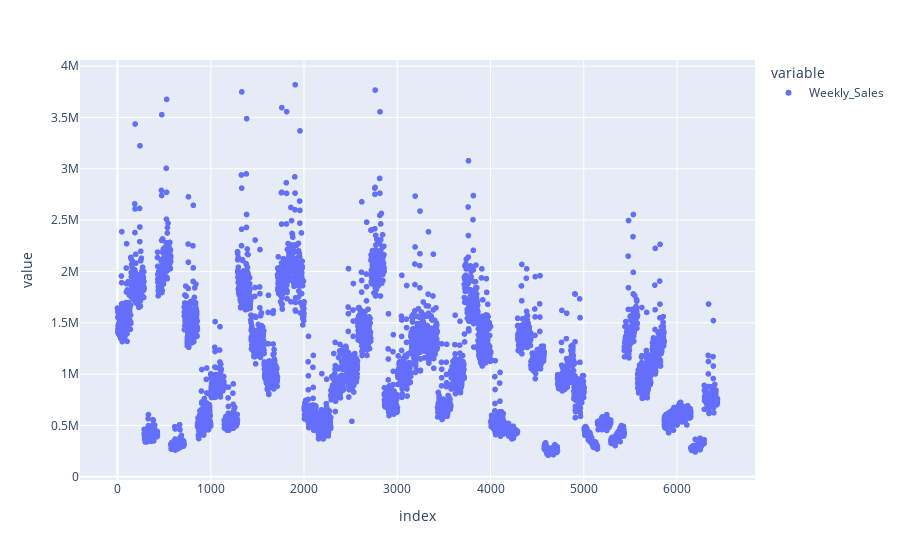

The cell this chart's notebook holds for it:
### Code cell
px.scatter(df['Weekly_Sales'])

### Figure 1 — Plotly figure (JSON) as saved in the notebook; plotly's stock layout.template omitted (floating-point values rounded to 4 significant figures; data arrays with more than 128 entries replaced by an {"elided": "..."} marker saying what was removed)
{"data": [{"hovertemplate": "variable=Weekly_Sales<br>index=%{x}<br>value=%{y}<extra></extra>", "legendgroup": "Weekly_Sales", "marker": {"color": "#636efa", "symbol": "circle"}, "mode": "markers", "name": "Weekly_Sales", "showlegend": true, "type": "scattergl", "x": {"elided": "6435 int values"}, "xaxis": "x", "y": {"elided": "6435 float values"}, "yaxis": "y"}], "layout": {"autosize": true, "legend": {"title": {"text": "variable"}, "tracegroupgap": 0}, "margin": {"t": 60}, "xaxis": {"anchor": "y", "autorange": true, "domain": [0, 1], "range": [-415.0, 6849.0], "title": {"text": "index"}, "type": "linear"}, "yaxis": {"anchor": "x", "autorange": true, "domain": [0, 1], "range": [-69430.0, 4098000.0], "title": {"text": "value"}, "type": "linear"}}}
